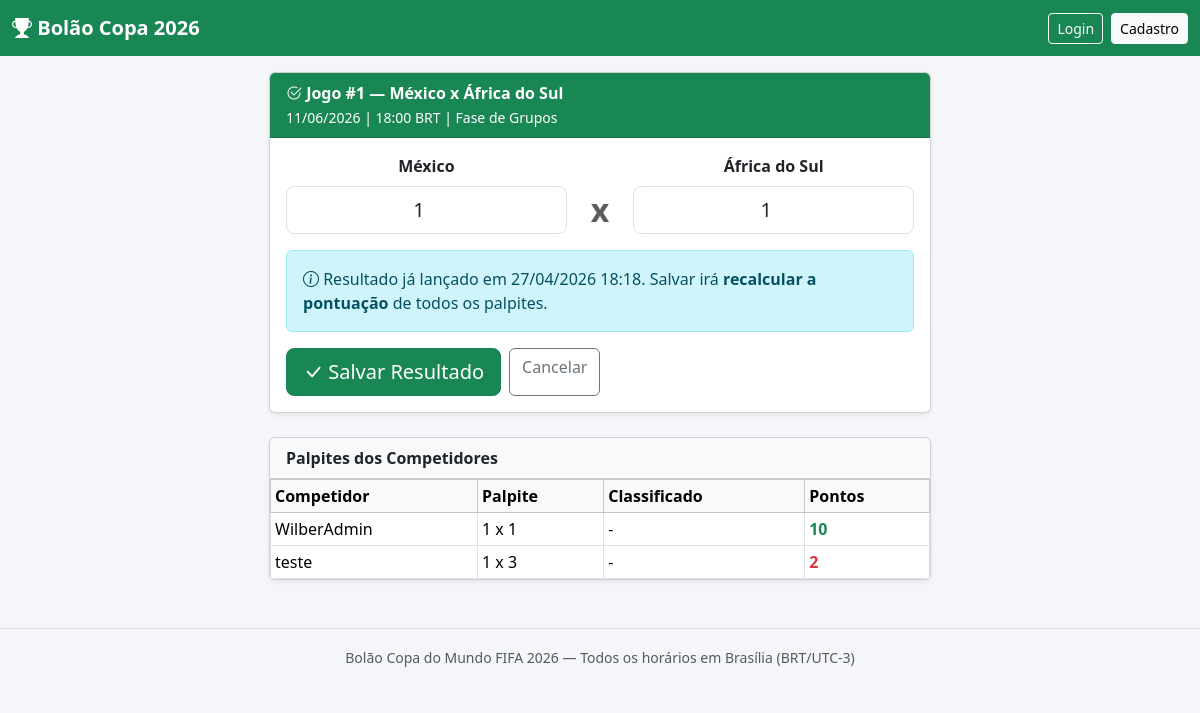
Page /resultados/1 on the committed database.
### models.py (models this page shows)
class Jogo(db.Model):
    __tablename__ = "jogos"
    id = db.Column(db.Integer, primary_key=True)
    numero_partida = db.Column(db.Integer)
    fase = db.Column(db.String(50), nullable=False)
    grupo = db.Column(db.String(10))
    rodada = db.Column(db.Integer)
    data_jogo = db.Column(db.Date, nullable=False)
    hora_et = db.Column(db.String(10))
    timezone_original = db.Column(db.String(50), default="America/New_York")
    hora_brasilia = db.Column(db.String(10))
    timezone_exibicao = db.Column(db.String(50), default="America/Sao_Paulo")
    time_a = db.Column(db.String(60))
    time_b = db.Column(db.String(60))
    sigla_time_a = db.Column(db.String(5))
    sigla_time_b = db.Column(db.String(5))
    estadio = db.Column(db.String(100))
    cidade = db.Column(db.String(60))
    pais = db.Column(db.String(60))
    mata_mata = db.Column(db.Boolean, default=False)
    prazo_palpite = db.Column(db.DateTime)
    status = db.Column(db.String(30), default="Agendado")
    created_at = db.Column(db.DateTime, default=datetime.utcnow)
    updated_at = db.Column(db.DateTime, default=datetime.utcnow, onupdate=datetime.utcnow)
    palpites = db.relationship("Palpite", backref="jogo", lazy=True)
    resultado = db.relationship("Resultado", backref="jogo", uselist=False, lazy=True)
    pontuacoes = db.relationship("Pontuacao", backref="jogo", lazy=True)

class Resultado(db.Model):
    __tablename__ = "resultados"
    id = db.Column(db.Integer, primary_key=True)
    jogo_id = db.Column(db.Integer, db.ForeignKey("jogos.id"), nullable=False, unique=True)
    gols_a = db.Column(db.Integer, nullable=False)
    gols_b = db.Column(db.Integer, nullable=False)
    classificado = db.Column(db.String(60))
    resultado_lancado = db.Column(db.Boolean, default=True)
    data_lancamento = db.Column(db.DateTime, default=datetime.utcnow)
    usuario_lancamento = db.Column(db.String(100))
    created_at = db.Column(db.DateTime, default=datetime.utcnow)
    updated_at = db.Column(db.DateTime, default=datetime.utcnow, onupdate=datetime.utcnow)

class Palpite(db.Model):
    __tablename__ = "palpites"
    id = db.Column(db.Integer, primary_key=True)
    competidor_id = db.Column(db.Integer, db.ForeignKey("competidores.id"), nullable=False)
    jogo_id = db.Column(db.Integer, db.ForeignKey("jogos.id"), nullable=False)
    palpite_gols_a = db.Column(db.Integer)
    palpite_gols_b = db.Column(db.Integer)
    palpite_classificado = db.Column(db.String(60))
    data_envio = db.Column(db.DateTime, default=datetime.utcnow)
    data_ultima_alteracao = db.Column(db.DateTime, default=datetime.utcnow, onupdate=datetime.utcnow)
    bloqueado = db.Column(db.Boolean, default=False)
    valido = db.Column(db.Boolean, default=True)
    created_at = db.Column(db.DateTime, default=datetime.utcnow)
    updated_at = db.Column(db.DateTime, default=datetime.utcnow, onupdate=datetime.utcnow)
    __table_args__ = (
        db.UniqueConstraint("competidor_id", "jogo_id", name="uq_competidor_jogo"),
    )
    historico = db.relationship("HistoricoPalpite", backref="palpite", lazy=True)

class Competidor(db.Model):
    __tablename__ = "competidores"
    id = db.Column(db.Integer, primary_key=True)
    nome = db.Column(db.String(100), nullable=False)
    apelido = db.Column(db.String(50), nullable=False, unique=True)
    email = db.Column(db.String(100))
    telefone = db.Column(db.String(30))
    user_id = db.Column(db.Integer, db.ForeignKey("users.id"))
    data_entrada = db.Column(db.Date, default=datetime.utcnow)
    ativo = db.Column(db.Boolean, default=True)
    observacoes = db.Column(db.Text)
    created_at = db.Column(db.DateTime, default=datetime.utcnow)
    updated_at = db.Column(db.DateTime, default=datetime.utcnow, onupdate=datetime.utcnow)
    user = db.relationship("User", backref=db.backref("competidor_profile", uselist=False))
    palpites = db.relationship("Palpite", backref="competidor", lazy=True)
    pontuacoes = db.relationship("Pontuacao", backref="competidor", lazy=True)

class Pontuacao(db.Model):
    __tablename__ = "pontuacoes"
    id = db.Column(db.Integer, primary_key=True)
    competidor_id = db.Column(db.Integer, db.ForeignKey("competidores.id"), nullable=False)
    jogo_id = db.Column(db.Integer, db.ForeignKey("jogos.id"), nullable=False)
    pontos = db.Column(db.Integer, default=0)
    placar_exato = db.Column(db.Boolean, default=False)
    vencedor_correto = db.Column(db.Boolean, default=False)
    saldo_correto = db.Column(db.Boolean, default=False)
    gols_time_a_correto = db.Column(db.Boolean, default=False)
    gols_time_b_correto = db.Column(db.Boolean, default=False)
    classificado_correto = db.Column(db.Boolean, default=False)
    created_at = db.Column(db.DateTime, default=datetime.utcnow)
    updated_at = db.Column(db.DateTime, default=datetime.utcnow, onupdate=datetime.utcnow)
    __table_args__ = (
        db.UniqueConstraint("competidor_id", "jogo_id", name="uq_pont_competidor_jogo"),
    )

### app.py (the view, shortened to what this page needs)
@app.route("/resultados/<int:jid>", methods=["GET", "POST"])
def lancar_resultado(jid):
    jogo = Jogo.query.get_or_404(jid)
    resultado = jogo.resultado
    return render_template("resultados/form.html", jogo=jogo, resultado=resultado)

### app.py (called while the page is built)
@app.before_request
def load_logged_in_user():
    user_id = session.get("user_id")
    if user_id is None:
        g.user = None
    else:
        g.user = User.query.get(user_id)

@app.before_request
def init_db():
    pass

def agora_br():
    return datetime.now(BR_TZ)

@app.context_processor
def inject_globals():
    grupos = Grupo.query.order_by(Grupo.nome).all() if g.user else []
    grupos_dropdown = [g for g in grupos]
    return dict(
        user=g.user,
        grupos_dropdown=grupos_dropdown,
        agora_br=agora_br(),
    )

### templates/resultados/form.html (shortened to what this page needs)
{% extends "base.html" %}
{% block content %}
<div class="row justify-content-center">
  <div class="col-md-7">
    <div class="card shadow-sm">
      <div class="card-header bg-success text-white fw-bold">
        <i class="bi bi-check2-circle"></i>
        Jogo #{{ jogo.numero_partida }} &mdash; {{ jogo.time_a }} x {{ jogo.time_b }}
        <br><small class="fw-normal">{{ jogo.data_jogo.strftime('%d/%m/%Y') }} | {{ jogo.hora_brasilia }} BRT | {{ jogo.fase }}</small>
      </div>
      <div class="card-body">
        <form method="post">
          <div class="row align-items-end">
            <div class="col mb-3 text-center">
              <label class="form-label fw-bold">{{ jogo.time_a }}</label>
              <input type="number" name="gols_a" class="form-control form-control-lg text-center"
                     min="0" max="30" required
                     value="{{ resultado.gols_a if resultado else '' }}">
            </div>
            <div class="col-auto mb-3">
              <div class="fs-2 fw-bold text-muted mt-3">x</div>
            </div>
            <div class="col mb-3 text-center">
              <label class="form-label fw-bold">{{ jogo.time_b }}</label>
              <input type="number" name="gols_b" class="form-control form-control-lg text-center"
                     min="0" max="30" required
                     value="{{ resultado.gols_b if resultado else '' }}">
            </div>
          </div>
          {% if resultado %}
          <div class="alert alert-info">
            <i class="bi bi-info-circle"></i>
            Resultado já lançado em {{ resultado.data_lancamento.strftime('%d/%m/%Y %H:%M') if resultado.data_lancamento else '-' }}.
            Salvar irá <strong>recalcular a pontuação</strong> de todos os palpites.
          </div>
          {% endif %}
          <div class="d-flex gap-2">
            <button type="submit" class="btn btn-success btn-lg">
              <i class="bi bi-check-lg"></i> Salvar Resultado
            </button>
            <a href="{{ url_for('listar_resultados') }}" class="btn btn-outline-secondary">Cancelar</a>
          </div>
        </form>
      </div>
    </div>
    {% set palpites = jogo.palpites | selectattr('valido') | list %}
    {% if palpites %}
    <div class="card mt-4 shadow-sm">
      <div class="card-header bg-light fw-bold">Palpites dos Competidores</div>
      <div class="card-body p-0">
        <table class="table table-sm table-bordered mb-0">
          <thead class="table-light">
            <tr>
              <th>Competidor</th>
              <th>Palpite</th>
              <th>Classificado</th>
              <th>Pontos</th>
            </tr>
          </thead>
          <tbody>
            {% for p in palpites %}
            {% set pont = p.competidor.pontuacoes | selectattr('jogo_id', 'equalto', jogo.id) | first %}
            <tr>
              <td>{{ p.competidor.apelido }}</td>
              <td>{{ p.palpite_gols_a }} x {{ p.palpite_gols_b }}</td>
              <td>{{ p.palpite_classificado or '-' }}</td>
              <td>
                {% if pont %}
                  <strong class="{% if pont.pontos >= 7 %}pts-alto{% elif pont.pontos >= 3 %}pts-medio{% else %}pts-baixo{% endif %}">
                    {{ pont.pontos }}
                  </strong>
                {% else %}-{% endif %}
              </td>
            </tr>
            {% endfor %}
          </tbody>
        </table>
      </div>
    </div>
    {% endif %}
  </div>
</div>
{% endblock %}

### static/css/style.css (style rules this page uses)
:root { --bs-success: #1a7f3c; }
body { background: #f4f6f9; }
.pts-alto { color: #198754; font-weight: 700; }
.pts-baixo { color: #dc3545; }

### rows in the picture
Jogo: numero_partida "1", time_a "México", time_b "África do Sul", data_jogo "11/06/2026", hora_brasilia "18:00", fase "Fase de Grupos"
Resultado: gols_a "1", gols_b "1", data_lancamento "27/04/2026 18:18"
Palpite: competidor.apelido "WilberAdmin", palpite_gols_a "1", palpite_gols_b "1", palpite_classificado "-"
Pontuacao: pontos "10"
Palpite: competidor.apelido "teste", palpite_gols_a "1", palpite_gols_b "3", palpite_classificado "-"
Pontuacao: pontos "2"
